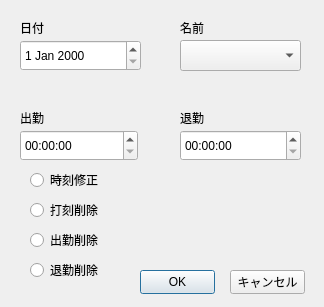
<?xml version="1.0" encoding="UTF-8"?>
<ui version="4.0">
 <class>EditRecordDialog</class>
 <widget class="QDialog" name="EditRecordDialog">
  <property name="geometry">
   <rect>
    <x>0</x>
    <y>0</y>
    <width>324</width>
    <height>307</height>
   </rect>
  </property>
  <property name="windowTitle">
   <string>Dialog</string>
  </property>
  <widget class="QComboBox" name="cmbPerson">
   <property name="geometry">
    <rect>
     <x>180</x>
     <y>40</y>
     <width>121</width>
     <height>31</height>
    </rect>
   </property>
  </widget>
  <widget class="QLabel" name="label">
   <property name="geometry">
    <rect>
     <x>180</x>
     <y>20</y>
     <width>49</width>
     <height>16</height>
    </rect>
   </property>
   <property name="text">
    <string>名前</string>
   </property>
  </widget>
  <widget class="QLabel" name="label_2">
   <property name="geometry">
    <rect>
     <x>20</x>
     <y>20</y>
     <width>49</width>
     <height>16</height>
    </rect>
   </property>
   <property name="text">
    <string>日付</string>
   </property>
  </widget>
  <widget class="QDateEdit" name="edtDate">
   <property name="geometry">
    <rect>
     <x>20</x>
     <y>40</y>
     <width>121</width>
     <height>31</height>
    </rect>
   </property>
  </widget>
  <widget class="QLabel" name="label_3">
   <property name="geometry">
    <rect>
     <x>20</x>
     <y>110</y>
     <width>49</width>
     <height>16</height>
    </rect>
   </property>
   <property name="text">
    <string>出勤</string>
   </property>
  </widget>
  <widget class="QLabel" name="label_4">
   <property name="geometry">
    <rect>
     <x>180</x>
     <y>110</y>
     <width>49</width>
     <height>16</height>
    </rect>
   </property>
   <property name="text">
    <string>退勤</string>
   </property>
  </widget>
  <widget class="QTimeEdit" name="edtStart">
   <property name="geometry">
    <rect>
     <x>20</x>
     <y>130</y>
     <width>118</width>
     <height>31</height>
    </rect>
   </property>
  </widget>
  <widget class="QTimeEdit" name="edtEnd">
   <property name="geometry">
    <rect>
     <x>180</x>
     <y>130</y>
     <width>121</width>
     <height>31</height>
    </rect>
   </property>
  </widget>
  <widget class="QPushButton" name="btnOK">
   <property name="geometry">
    <rect>
     <x>140</x>
     <y>270</y>
     <width>75</width>
     <height>24</height>
    </rect>
   </property>
   <property name="text">
    <string>OK</string>
   </property>
  </widget>
  <widget class="QPushButton" name="btnCancel">
   <property name="geometry">
    <rect>
     <x>230</x>
     <y>270</y>
     <width>75</width>
     <height>24</height>
    </rect>
   </property>
   <property name="text">
    <string>キャンセル</string>
   </property>
  </widget>
  <widget class="QRadioButton" name="radioEdit">
   <property name="geometry">
    <rect>
     <x>30</x>
     <y>170</y>
     <width>89</width>
     <height>20</height>
    </rect>
   </property>
   <property name="text">
    <string>時刻修正</string>
   </property>
  </widget>
  <widget class="QRadioButton" name="radioDeleteAll">
   <property name="geometry">
    <rect>
     <x>30</x>
     <y>200</y>
     <width>89</width>
     <height>20</height>
    </rect>
   </property>
   <property name="text">
    <string>打刻削除</string>
   </property>
  </widget>
  <widget class="QRadioButton" name="radioDeleteStart">
   <property name="geometry">
    <rect>
     <x>30</x>
     <y>230</y>
     <width>89</width>
     <height>20</height>
    </rect>
   </property>
   <property name="text">
    <string>出勤削除</string>
   </property>
  </widget>
  <widget class="QRadioButton" name="radioDeleteEnd">
   <property name="geometry">
    <rect>
     <x>30</x>
     <y>260</y>
     <width>89</width>
     <height>20</height>
    </rect>
   </property>
   <property name="text">
    <string>退勤削除</string>
   </property>
  </widget>
 </widget>
 <resources/>
 <connections/>
</ui>
